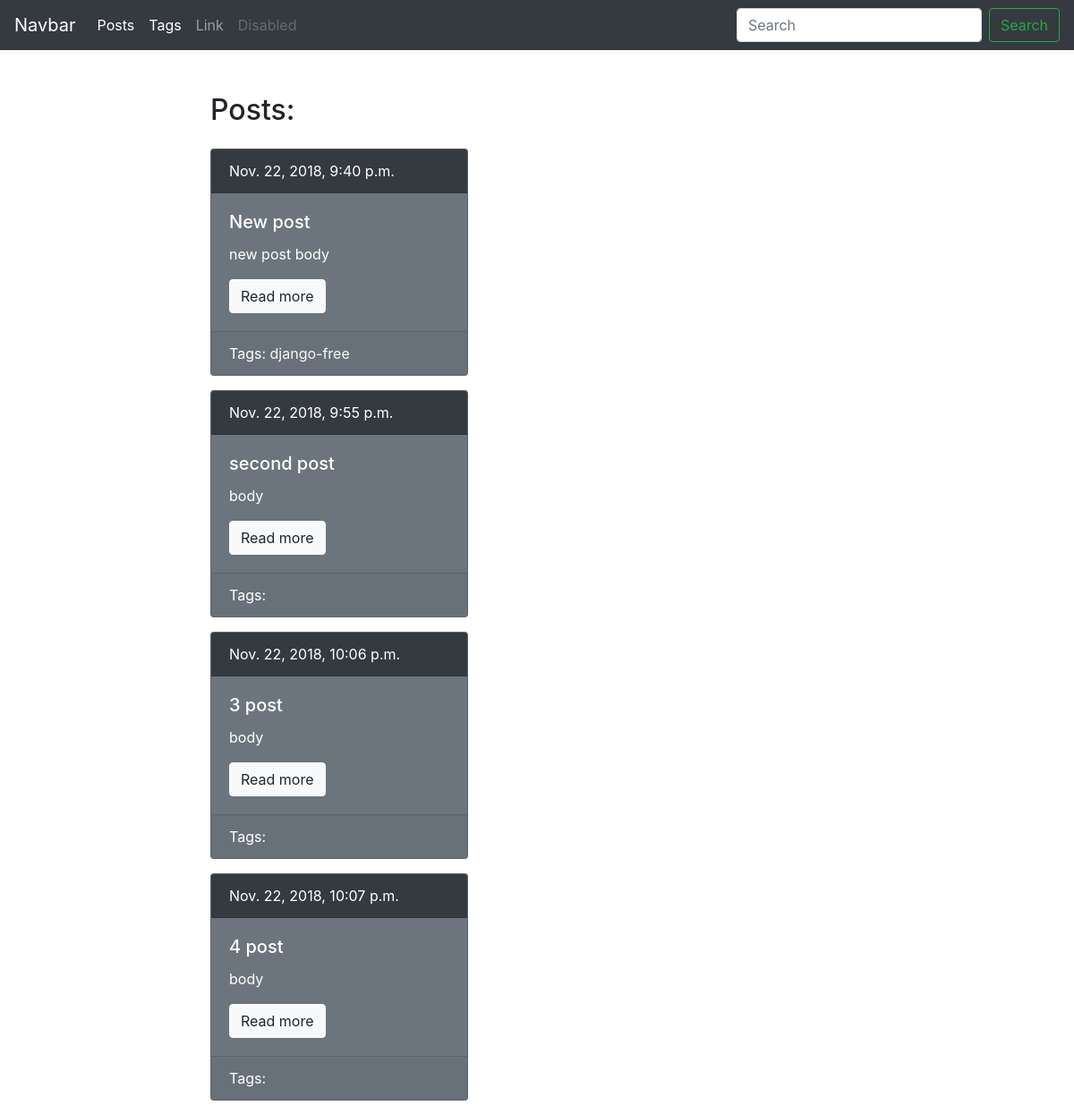
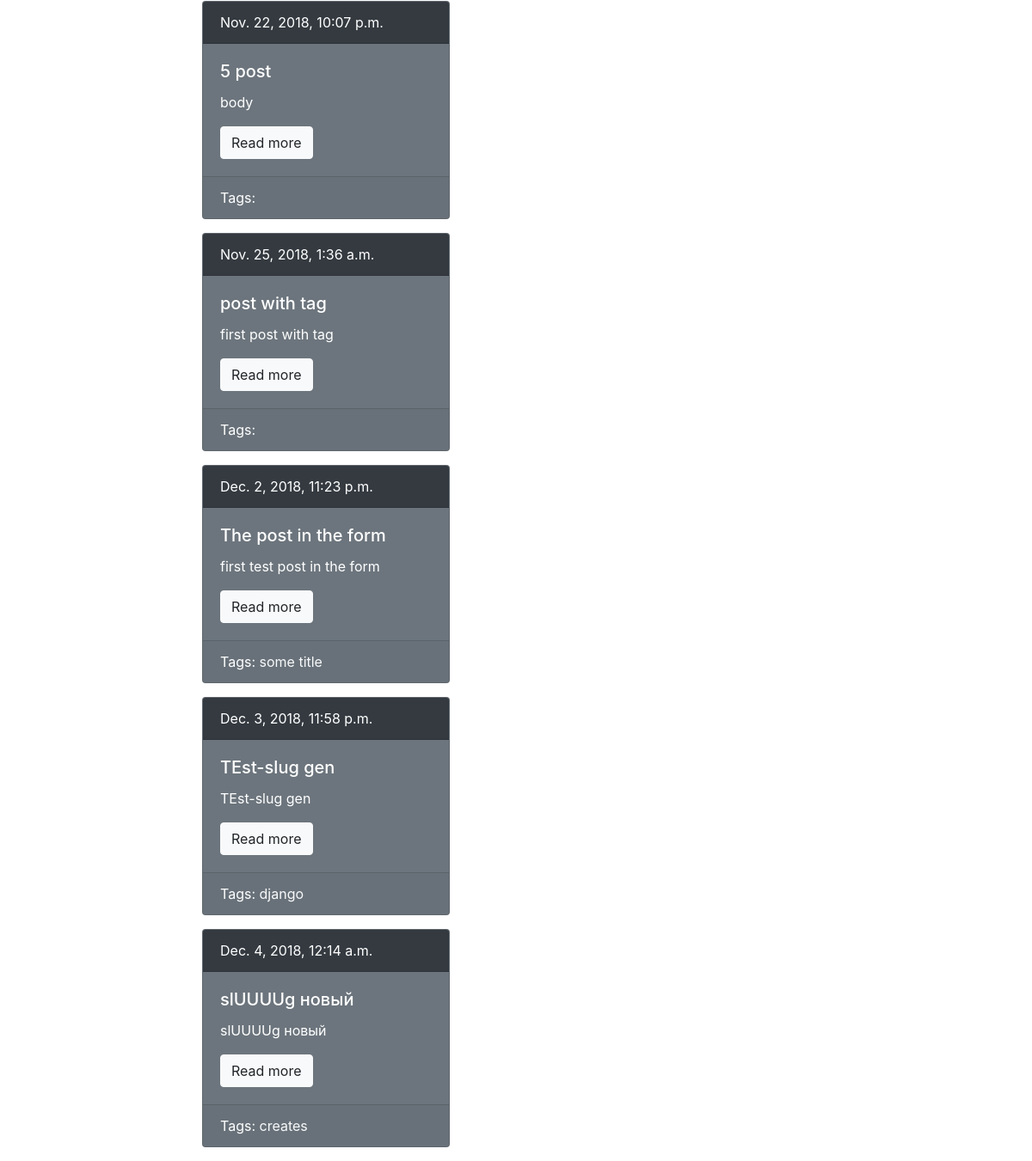
Page /blog/ on the earlier database version (2 pictures, top to bottom).
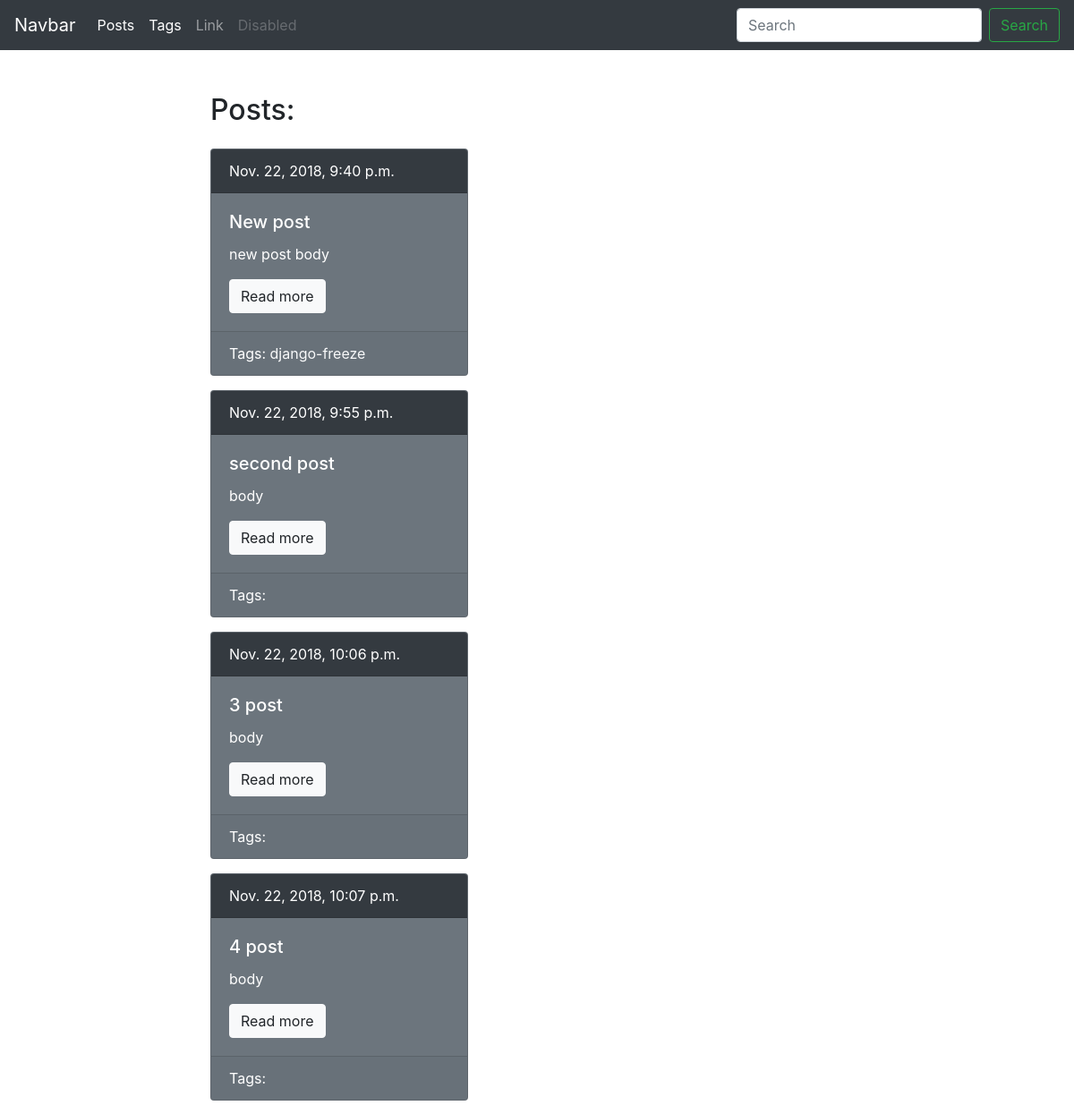
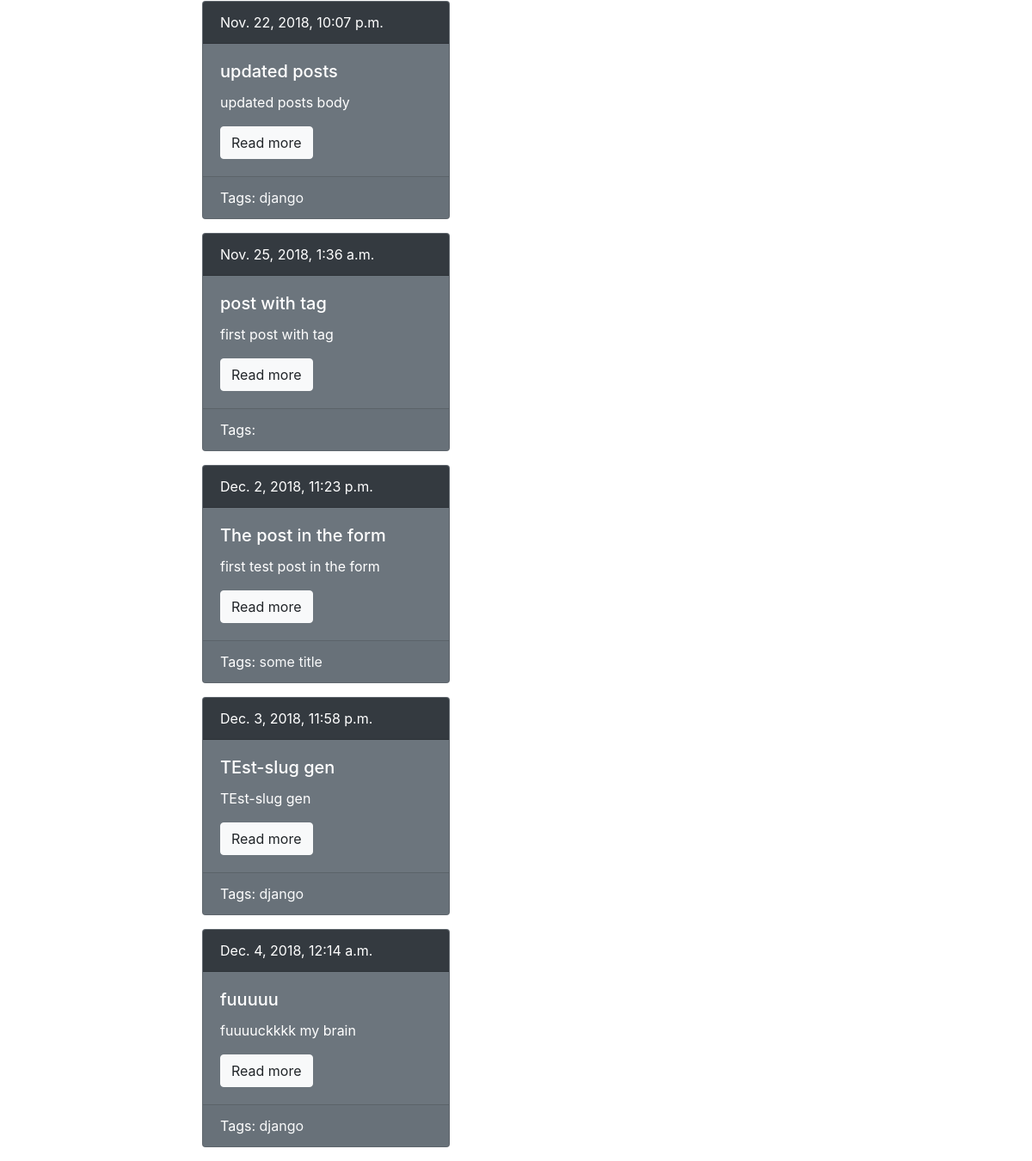
Same page on the later database version (2 pictures, top to bottom).
### blog/models.py (models this page shows, shortened)
class Post(models.Model):
    title = models.CharField(max_length=150, db_index=True)
    slug = models.SlugField(max_length=150, blank=True, unique=True)
    body = models.TextField(blank=True, db_index=True)
    tags = models.ManyToManyField('Tag', blank=True, related_name='posts')
    date_pub = models.DateTimeField(auto_now_add = True)
    def get_absolute_url(self):
        return reverse('post_detail_url', kwargs={'slug': self.slug})

class Tag(models.Model):
    title = models.CharField(max_length=50)
    slug = models.SlugField(max_length=50, unique=True)
    def get_absolute_url(self):
        return reverse('tag_detail_url', kwargs={'slug': self.slug})

### blog/views.py (the view)
# urls.py: path('', posts_list, name='posts_list_url'),
def posts_list(request):
    posts = Post.objects.all()
    return render(request, 'blog/index.html', context={'posts': posts})

### blog/templates/blog/index.html (shortened to what this page needs)
{% extends 'blog/base_blog.html' %}
{% block content %}
    <h2 class="mb-4">Posts:</h2>
    {% for post in posts %}
        {% include 'blog/includes/post_card_template.html' %}
    {% endfor %}
{% endblock %}

### blog/templates/blog/includes/post_card_template.html
<div class="card text-white bg-secondary mb-3" style="max-width: 18rem;">
        <div class="card-header bg-dark">
            {{ post.date_pub}}
        </div>
        <div class="card-body">
            <h5 class="card-title">{{ post.title }}</h5>
            <p class="card-text">{{ post.body|truncatewords:15 }}</p>
            <a href="{{ post.get_absolute_url }}" class="btn btn-light">Read more</a>
        </div>
        <div class="card-footer">
            Tags:
            {% for tag in post.tags.all %}
                <a href="{{ tag.get_absolute_url }}" class="text-light">{{ tag.title }}</a>
            {% endfor %}
        </div>
    </div>

Differences in the rows shown:
changed Tag: title "django-free" → "django-freeze"
changed Post: title "5 post" → "updated posts"; body "body" → "updated posts body"; gains Tag (title "django")
changed Post: loses Tag (title "creates"); title "slUUUUg новый" → "fuuuuu"; body "slUUUUg новый" → "fuuuuckkkk my brain"; gains Tag (title "django")
